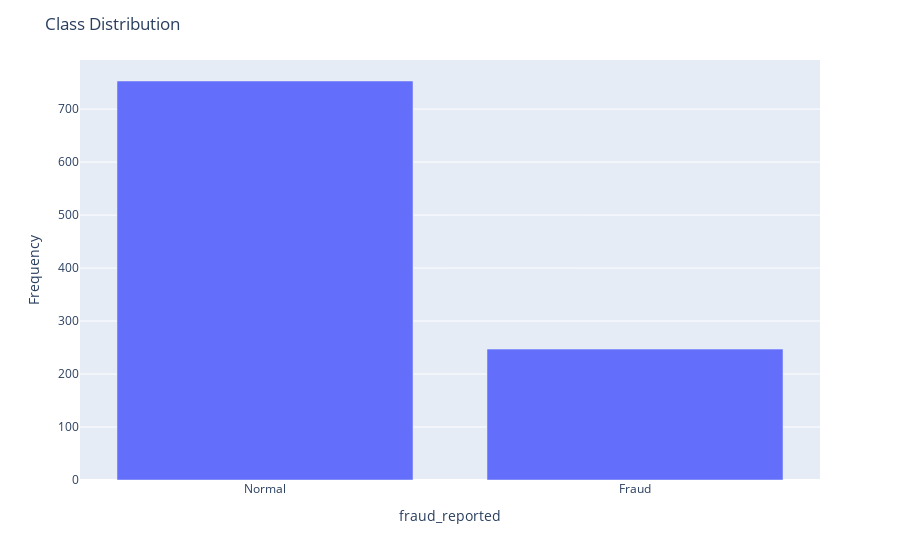

Notebook cell for this chart:
### Code cell
# Let's count the classes of the dependent variable 
count_classes = pd.value_counts(df['fraud_reported'], sort= True)

# Let's now visylize the count_classes

fig = px.bar(count_classes, x= count_classes.index, y= count_classes.values)

fig.update_layout(xaxis=dict(
    tickvals=[0, 1],
    ticktext=["Normal", "Fraud"]
), 
title = "Class Distribution",
yaxis_title="Frequency"
)
fig.show()

### Figure 1 — Plotly figure (JSON) as saved in the notebook; plotly's stock layout.template omitted (floating-point values rounded to 4 significant figures)
{"data": [{"alignmentgroup": "True", "hovertemplate": "fraud_reported=%{x}<br>y=%{y}<extra></extra>", "legendgroup": "", "marker": {"color": "#636efa", "pattern": {"shape": ""}}, "name": "", "offsetgroup": "", "orientation": "v", "showlegend": false, "textposition": "auto", "type": "bar", "x": ["N", "Y"], "xaxis": "x", "y": [753, 247], "yaxis": "y"}], "layout": {"barmode": "relative", "legend": {"tracegroupgap": 0}, "margin": {"t": 60}, "title": {"text": "Class Distribution"}, "xaxis": {"anchor": "y", "domain": [0, 1], "ticktext": ["Normal", "Fraud"], "tickvals": [0, 1], "title": {"text": "fraud_reported"}}, "yaxis": {"anchor": "x", "domain": [0, 1], "title": {"text": "Frequency"}}}}
